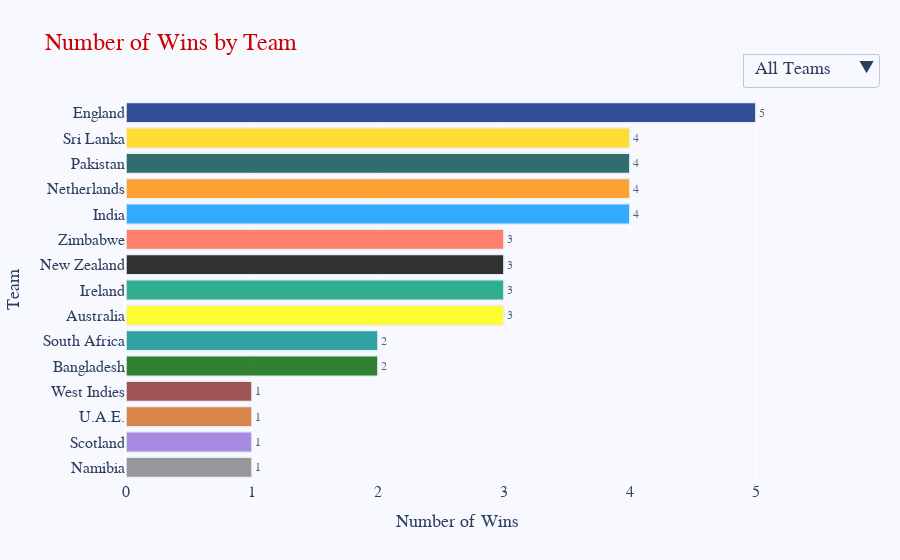

Notebook cell for this chart:
### Markdown cell above
### Teams Analysis

### Code cell
q = """
SELECT winner AS team,
       COUNT(*) AS win_count
FROM matchdf
WHERE winner IS NOT NULL AND winner != 'No Result'
GROUP BY team
ORDER BY win_count DESC;
"""

q4 = mysql(q)


h_bar_plot(q4, 'win_count', 'team', 'Number of Wins by Team', 'Number of Wins', 'Team')

### Figure 1 — Plotly figure (JSON) as saved in the notebook; plotly's stock layout.template omitted (floating-point values rounded to 4 significant figures)
{"data": [{"alignmentgroup": "True", "hovertemplate": "Team=%{y}<br>Number of Wins=%{text}<extra></extra>", "legendgroup": "England", "marker": {"color": "#00247D", "line": {"width": 1.5}, "pattern": {"shape": ""}}, "name": "England", "offsetgroup": "England", "opacity": 0.8, "orientation": "h", "showlegend": true, "text": [5], "textposition": "outside", "type": "bar", "x": [5], "xaxis": "x", "y": ["England"], "yaxis": "y"}, {"alignmentgroup": "True", "hovertemplate": "Team=%{y}<br>Number of Wins=%{text}<extra></extra>", "legendgroup": "Sri Lanka", "marker": {"color": "#FFD700", "line": {"width": 1.5}, "pattern": {"shape": ""}}, "name": "Sri Lanka", "offsetgroup": "Sri Lanka", "opacity": 0.8, "orientation": "h", "showlegend": true, "text": [4], "textposition": "outside", "type": "bar", "x": [4], "xaxis": "x", "y": ["Sri Lanka"], "yaxis": "y"}, {"alignmentgroup": "True", "hovertemplate": "Team=%{y}<br>Number of Wins=%{text}<extra></extra>", "legendgroup": "Pakistan", "marker": {"color": "#004B49", "line": {"width": 1.5}, "pattern": {"shape": ""}}, "name": "Pakistan", "offsetgroup": "Pakistan", "opacity": 0.8, "orientation": "h", "showlegend": true, "text": [4], "textposition": "outside", "type": "bar", "x": [4], "xaxis": "x", "y": ["Pakistan"], "yaxis": "y"}, {"alignmentgroup": "True", "hovertemplate": "Team=%{y}<br>Number of Wins=%{text}<extra></extra>", "legendgroup": "Netherlands", "marker": {"color": "darkOrange", "line": {"width": 1.5}, "pattern": {"shape": ""}}, "name": "Netherlands", "offsetgroup": "Netherlands", "opacity": 0.8, "orientation": "h", "showlegend": true, "text": [4], "textposition": "outside", "type": "bar", "x": [4], "xaxis": "x", "y": ["Netherlands"], "yaxis": "y"}, {"alignmentgroup": "True", "hovertemplate": "Team=%{y}<br>Number of Wins=%{text}<extra></extra>", "legendgroup": "India", "marker": {"color": "#0099FF", "line": {"width": 1.5}, "pattern": {"shape": ""}}, "name": "India", "offsetgroup": "India", "opacity": 0.8, "orientation": "h", "showlegend": true, "text": [4], "textposition": "outside", "type": "bar", "x": [4], "xaxis": "x", "y": ["India"], "yaxis": "y"}, {"alignmentgroup": "True", "hovertemplate": "Team=%{y}<br>Number of Wins=%{text}<extra></extra>", "legendgroup": "Zimbabwe", "marker": {"color": "tomato", "line": {"width": 1.5}, "pattern": {"shape": ""}}, "name": "Zimbabwe", "offsetgroup": "Zimbabwe", "opacity": 0.8, "orientation": "h", "showlegend": true, "text": [3], "textposition": "outside", "type": "bar", "x": [3], "xaxis": "x", "y": ["Zimbabwe"], "yaxis": "y"}, {"alignmentgroup": "True", "hovertemplate": "Team=%{y}<br>Number of Wins=%{text}<extra></extra>", "legendgroup": "New Zealand", "marker": {"color": "#000000", "line": {"width": 1.5}, "pattern": {"shape": ""}}, "name": "New Zealand", "offsetgroup": "New Zealand", "opacity": 0.8, "orientation": "h", "showlegend": true, "text": [3], "textposition": "outside", "type": "bar", "x": [3], "xaxis": "x", "y": ["New Zealand"], "yaxis": "y"}, {"alignmentgroup": "True", "hovertemplate": "Team=%{y}<br>Number of Wins=%{text}<extra></extra>", "legendgroup": "Ireland", "marker": {"color": "#009B77", "line": {"width": 1.5}, "pattern": {"shape": ""}}, "name": "Ireland", "offsetgroup": "Ireland", "opacity": 0.8, "orientation": "h", "showlegend": true, "text": [3], "textposition": "outside", "type": "bar", "x": [3], "xaxis": "x", "y": ["Ireland"], "yaxis": "y"}, {"alignmentgroup": "True", "hovertemplate": "Team=%{y}<br>Number of Wins=%{text}<extra></extra>", "legendgroup": "Australia", "marker": {"color": "yellow", "line": {"width": 1.5}, "pattern": {"shape": ""}}, "name": "Australia", "offsetgroup": "Australia", "opacity": 0.8, "orientation": "h", "showlegend": true, "text": [3], "textposition": "outside", "type": "bar", "x": [3], "xaxis": "x", "y": ["Australia"], "yaxis": "y"}, {"alignmentgroup": "True", "hovertemplate": "Team=%{y}<br>Number of Wins=%{text}<extra></extra>", "legendgroup": "South Africa", "marker": {"color": "#008C8C", "line": {"width": 1.5}, "pattern": {"shape": ""}}, "name": "South Africa", "offsetgroup": "South Africa", "opacity": 0.8, "orientation": "h", "showlegend": true, "text": [2], "textposition": "outside", "type": "bar", "x": [2], "xaxis": "x", "y": ["South Africa"], "yaxis": "y"}, {"alignmentgroup": "True", "hovertemplate": "Team=%{y}<br>Number of Wins=%{text}<extra></extra>", "legendgroup": "Bangladesh", "marker": {"color": "#006400", "line": {"width": 1.5}, "pattern": {"shape": ""}}, "name": "Bangladesh", "offsetgroup": "Bangladesh", "opacity": 0.8, "orientation": "h", "showlegend": true, "text": [2], "textposition": "outside", "type": "bar", "x": [2], "xaxis": "x", "y": ["Bangladesh"], "yaxis": "y"}, {"alignmentgroup": "True", "hovertemplate": "Team=%{y}<br>Number of Wins=%{text}<extra></extra>", "legendgroup": "West Indies", "marker": {"color": "#8A2C2D", "line": {"width": 1.5}, "pattern": {"shape": ""}}, "name": "West Indies", "offsetgroup": "West Indies", "opacity": 0.8, "orientation": "h", "showlegend": true, "text": [1], "textposition": "outside", "type": "bar", "x": [1], "xaxis": "x", "y": ["West Indies"], "yaxis": "y"}, {"alignmentgroup": "True", "hovertemplate": "Team=%{y}<br>Number of Wins=%{text}<extra></extra>", "legendgroup": "U.A.E.", "marker": {"color": "chocolate", "line": {"width": 1.5}, "pattern": {"shape": ""}}, "name": "U.A.E.", "offsetgroup": "U.A.E.", "opacity": 0.8, "orientation": "h", "showlegend": true, "text": [1], "textposition": "outside", "type": "bar", "x": [1], "xaxis": "x", "y": ["U.A.E."], "yaxis": "y"}, {"alignmentgroup": "True", "hovertemplate": "Team=%{y}<br>Number of Wins=%{text}<extra></extra>", "legendgroup": "Scotland", "marker": {"color": "mediumpurple", "line": {"width": 1.5}, "pattern": {"shape": ""}}, "name": "Scotland", "offsetgroup": "Scotland", "opacity": 0.8, "orientation": "h", "showlegend": true, "text": [1], "textposition": "outside", "type": "bar", "x": [1], "xaxis": "x", "y": ["Scotland"], "yaxis": "y"}, {"alignmentgroup": "True", "hovertemplate": "Team=%{y}<br>Number of Wins=%{text}<extra></extra>", "legendgroup": "Namibia", "marker": {"color": "gray", "line": {"width": 1.5}, "pattern": {"shape": ""}}, "name": "Namibia", "offsetgroup": "Namibia", "opacity": 0.8, "orientation": "h", "showlegend": true, "text": [1], "textposition": "outside", "type": "bar", "x": [1], "xaxis": "x", "y": ["Namibia"], "yaxis": "y"}], "layout": {"barmode": "relative", "font": {"family": "Calibri"}, "legend": {"title": {"text": "Team"}, "tracegroupgap": 0}, "paper_bgcolor": "ghostwhite", "plot_bgcolor": "ghostwhite", "showlegend": false, "title": {"font": {"color": "#CC0000", "family": "Calibri Black", "size": 24}, "text": "Number of Wins by Team"}, "updatemenus": [{"buttons": [{"args": [{"visible": [true, true, true, true, true, true, true, true, true, true, true, true, true, true, true]}], "label": "All Teams", "method": "update"}, {"args": [{"visible": [true, false, false, false, false, false, false, false, false, false, false, false, false, false, false]}], "label": "England", "method": "update"}, {"args": [{"visible": [false, true, false, false, false, false, false, false, false, false, false, false, false, false, false]}], "label": "Sri Lanka", "method": "update"}, {"args": [{"visible": [false, false, true, false, false, false, false, false, false, false, false, false, false, false, false]}], "label": "Pakistan", "method": "update"}, {"args": [{"visible": [false, false, false, true, false, false, false, false, false, false, false, false, false, false, false]}], "label": "Netherlands", "method": "update"}, {"args": [{"visible": [false, false, false, false, true, false, false, false, false, false, false, false, false, false, false]}], "label": "India", "method": "update"}, {"args": [{"visible": [false, false, false, false, false, true, false, false, false, false, false, false, false, false, false]}], "label": "Zimbabwe", "method": "update"}, {"args": [{"visible": [false, false, false, false, false, false, true, false, false, false, false, false, false, false, false]}], "label": "New Zealand", "method": "update"}, {"args": [{"visible": [false, false, false, false, false, false, false, true, false, false, false, false, false, false, false]}], "label": "Ireland", "method": "update"}, {"args": [{"visible": [false, false, false, false, false, false, false, false, true, false, false, false, false, false, false]}], "label": "Australia", "method": "update"}, {"args": [{"visible": [false, false, false, false, false, false, false, false, false, true, false, false, false, false, false]}], "label": "South Africa", "method": "update"}, {"args": [{"visible": [false, false, false, false, false, false, false, false, false, false, true, false, false, false, false]}], "label": "Bangladesh", "method": "update"}, {"args": [{"visible": [false, false, false, false, false, false, false, false, false, false, false, true, false, false, false]}], "label": "West Indies", "method": "update"}, {"args": [{"visible": [false, false, false, false, false, false, false, false, false, false, false, false, true, false, false]}], "label": "U.A.E.", "method": "update"}, {"args": [{"visible": [false, false, false, false, false, false, false, false, false, false, false, false, false, true, false]}], "label": "Scotland", "method": "update"}, {"args": [{"visible": [false, false, false, false, false, false, false, false, false, false, false, false, false, false, true]}], "label": "Namibia", "method": "update"}], "direction": "down", "font": {"size": 18}, "pad": {"r": 10, "t": 10}, "showactive": true, "x": 1.15, "xanchor": "right", "y": 1.15, "yanchor": "top"}], "xaxis": {"anchor": "y", "domain": [0, 1], "tickfont": {"size": 16}, "title": {"font": {"size": 18}, "text": "Number of Wins"}}, "yaxis": {"anchor": "x", "categoryarray": ["Namibia", "Scotland", "U.A.E.", "West Indies", "Bangladesh", "South Africa", "Australia", "Ireland", "New Zealand", "Zimbabwe", "India", "Netherlands", "Pakistan", "Sri Lanka", "England"], "categoryorder": "array", "domain": [0, 1], "tickfont": {"size": 16}, "title": {"font": {"size": 18}, "text": "Team"}}}}
